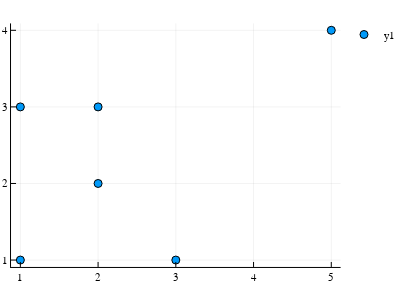

The notebook cell saved with this chart:
### Code cell
x = [1, 5, 2, 1, 2, 3]
y = [1, 4, 3, 3, 2, 1]
scatter(x, y)

### Figure 1 — Plotly figure (JSON) as saved in the notebook; plotly's stock layout.template omitted (floating-point values rounded to 4 significant figures)
{"data": [{"colorbar": {"title": ""}, "legendgroup": "y1", "marker": {"color": "rgba(0, 154, 250, 1.000)", "line": {"color": "rgba(0, 0, 0, 1.000)", "width": 1}, "size": 8, "symbol": "circle"}, "mode": "markers", "name": "y1", "showlegend": true, "type": "scatter", "x": [1, 5, 2, 1, 2, 3], "xaxis": "x1", "y": [1, 4, 3, 3, 2, 1], "yaxis": "y1", "zmax": null, "zmin": null}], "layout": {"annotations": [], "height": 300, "legend": {"bgcolor": "rgba(255, 255, 255, 1.000)", "bordercolor": "rgba(0, 0, 0, 1.000)", "font": {"color": "rgba(0, 0, 0, 1.000)", "family": "sans-serif", "size": 11}, "tracegroupgap": 0, "x": 1, "y": 1}, "margin": {"b": 20, "l": 0, "r": 0, "t": 20}, "paper_bgcolor": "rgba(255, 255, 255, 1.000)", "plot_bgcolor": "rgba(255, 255, 255, 1.000)", "showlegend": true, "width": 400, "xaxis": {"anchor": "y1", "domain": [0.03206, 0.9902], "gridcolor": "rgba(0, 0, 0, 0.100)", "gridwidth": 0.5, "linecolor": "rgba(0, 0, 0, 1.000)", "mirror": false, "range": [0.88, 5.12], "showgrid": true, "showline": true, "showticklabels": true, "tickangle": 0, "tickcolor": "rgb(0, 0, 0)", "tickfont": {"color": "rgba(0, 0, 0, 1.000)", "family": "sans-serif", "size": 11}, "tickmode": "array", "ticks": "inside", "ticktext": ["1", "2", "3", "4", "5"], "tickvals": [1, 2, 3, 4, 5], "title": "", "titlefont": {"color": "rgba(0, 0, 0, 1.000)", "family": "sans-serif", "size": 15}, "type": "-", "visible": true, "zeroline": false, "zerolinecolor": "rgba(0, 0, 0, 1.000)"}, "yaxis": {"anchor": "x1", "domain": [0.05016, 0.9869], "gridcolor": "rgba(0, 0, 0, 0.100)", "gridwidth": 0.5, "linecolor": "rgba(0, 0, 0, 1.000)", "mirror": false, "range": [0.91, 4.09], "showgrid": true, "showline": true, "showticklabels": true, "tickangle": 0, "tickcolor": "rgb(0, 0, 0)", "tickfont": {"color": "rgba(0, 0, 0, 1.000)", "family": "sans-serif", "size": 11}, "tickmode": "array", "ticks": "inside", "ticktext": ["1", "2", "3", "4"], "tickvals": [1, 2, 3, 4], "title": "", "titlefont": {"color": "rgba(0, 0, 0, 1.000)", "family": "sans-serif", "size": 15}, "type": "-", "visible": true, "zeroline": false, "zerolinecolor": "rgba(0, 0, 0, 1.000)"}}}
